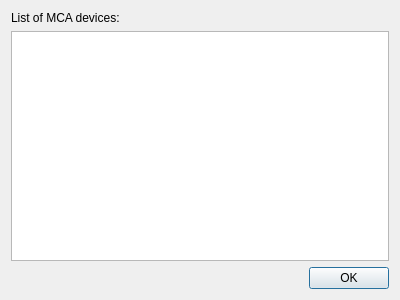
<?xml version="1.0" encoding="UTF-8"?>
<ui version="4.0">
 <class>MCADeviceList</class>
 <widget class="QDialog" name="MCADeviceList">
  <property name="geometry">
   <rect>
    <x>0</x>
    <y>0</y>
    <width>400</width>
    <height>300</height>
   </rect>
  </property>
  <property name="windowTitle">
   <string>MCA devices</string>
  </property>
  <layout class="QVBoxLayout" name="verticalLayout">
   <item>
    <widget class="QLabel" name="label">
     <property name="text">
      <string>List of MCA devices:</string>
     </property>
    </widget>
   </item>
   <item>
    <widget class="QListWidget" name="listWidget"/>
   </item>
   <item>
    <widget class="QDialogButtonBox" name="buttonBox">
     <property name="orientation">
      <enum>Qt::Horizontal</enum>
     </property>
     <property name="standardButtons">
      <set>QDialogButtonBox::Ok</set>
     </property>
    </widget>
   </item>
  </layout>
 </widget>
 <resources/>
 <connections>
  <connection>
   <sender>buttonBox</sender>
   <signal>accepted()</signal>
   <receiver>MCADeviceList</receiver>
   <slot>accept()</slot>
   <hints>
    <hint type="sourcelabel">
     <x>248</x>
     <y>254</y>
    </hint>
    <hint type="destinationlabel">
     <x>157</x>
     <y>274</y>
    </hint>
   </hints>
  </connection>
  <connection>
   <sender>buttonBox</sender>
   <signal>rejected()</signal>
   <receiver>MCADeviceList</receiver>
   <slot>reject()</slot>
   <hints>
    <hint type="sourcelabel">
     <x>316</x>
     <y>260</y>
    </hint>
    <hint type="destinationlabel">
     <x>286</x>
     <y>274</y>
    </hint>
   </hints>
  </connection>
 </connections>
</ui>
